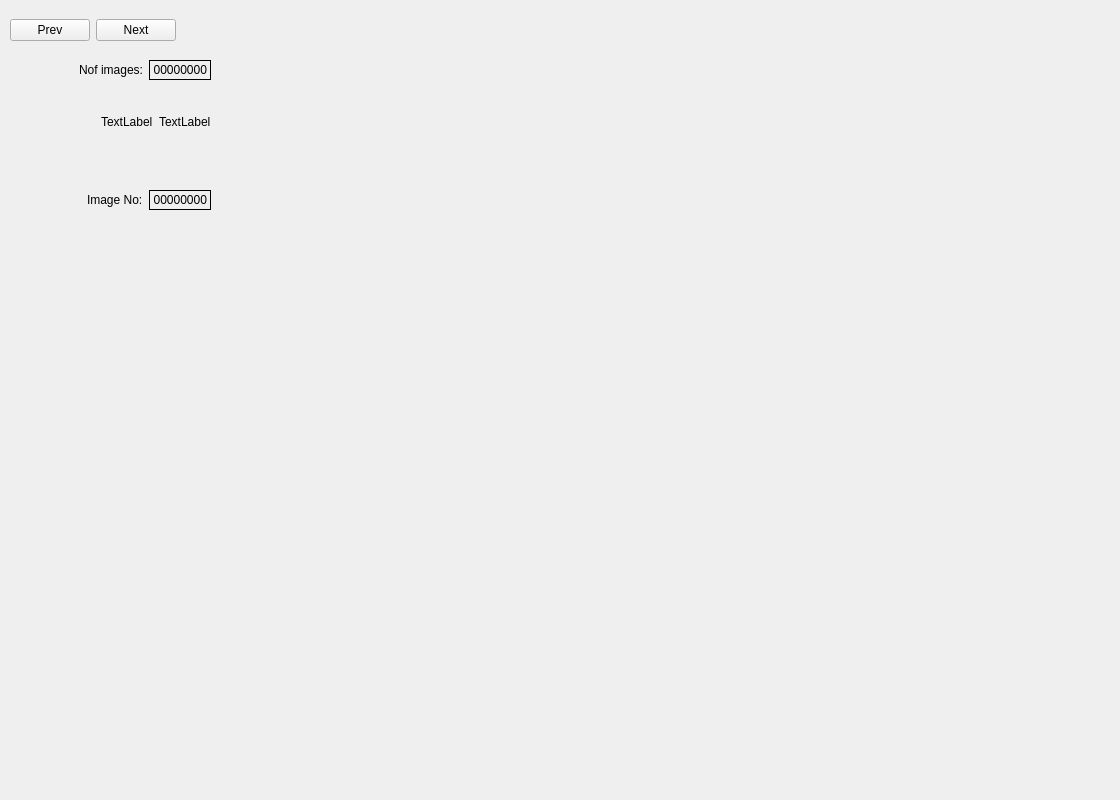
<?xml version="1.0" encoding="UTF-8"?>
<ui version="4.0">
 <class>MainWindow</class>
 <widget class="QWidget" name="MainWindow">
  <property name="geometry">
   <rect>
    <x>0</x>
    <y>0</y>
    <width>1120</width>
    <height>800</height>
   </rect>
  </property>
  <property name="sizePolicy">
   <sizepolicy hsizetype="Fixed" vsizetype="Fixed">
    <horstretch>0</horstretch>
    <verstretch>0</verstretch>
   </sizepolicy>
  </property>
  <property name="minimumSize">
   <size>
    <width>1120</width>
    <height>800</height>
   </size>
  </property>
  <property name="maximumSize">
   <size>
    <width>1120</width>
    <height>800</height>
   </size>
  </property>
  <property name="windowTitle">
   <string notr="true">Papi Camera Viewer</string>
  </property>
  <property name="windowIcon">
   <iconset resource="../resourcefile.qrc">
    <normaloff>:/qtgui/images/default.png</normaloff>:/qtgui/images/default.png</iconset>
  </property>
  <property name="toolTip">
   <string notr="true"/>
  </property>
  <widget class="QWidget" name="dataWidget" native="true">
   <property name="geometry">
    <rect>
     <x>220</x>
     <y>10</y>
     <width>891</width>
     <height>741</height>
    </rect>
   </property>
   <widget class="QLabel" name="m_imageLabel">
    <property name="geometry">
     <rect>
      <x>0</x>
      <y>0</y>
      <width>891</width>
      <height>741</height>
     </rect>
    </property>
    <property name="text">
     <string/>
    </property>
    <property name="scaledContents">
     <bool>true</bool>
    </property>
    <property name="alignment">
     <set>Qt::AlignCenter</set>
    </property>
   </widget>
  </widget>
  <widget class="QWidget" name="control" native="true">
   <property name="geometry">
    <rect>
     <x>10</x>
     <y>10</y>
     <width>201</width>
     <height>781</height>
    </rect>
   </property>
   <widget class="QWidget" name="horizontalLayoutWidget">
    <property name="geometry">
     <rect>
      <x>0</x>
      <y>0</y>
      <width>201</width>
      <height>41</height>
     </rect>
    </property>
    <layout class="QHBoxLayout" name="hl_1">
     <item>
      <widget class="QPushButton" name="m_prevBtn">
       <property name="text">
        <string>Prev</string>
       </property>
       <property name="icon">
        <iconset>
         <normaloff>:/qtgui/images/Play.png</normaloff>:/qtgui/images/Play.png</iconset>
       </property>
      </widget>
     </item>
     <item>
      <widget class="QPushButton" name="m_nextBtn">
       <property name="text">
        <string>Next</string>
       </property>
       <property name="icon">
        <iconset>
         <normaloff>:/qtgui/images/Stop.png</normaloff>:/qtgui/images/Stop.png</iconset>
       </property>
      </widget>
     </item>
     <item>
      <spacer name="hs_13">
       <property name="orientation">
        <enum>Qt::Horizontal</enum>
       </property>
       <property name="sizeHint" stdset="0">
        <size>
         <width>40</width>
         <height>20</height>
        </size>
       </property>
      </spacer>
     </item>
    </layout>
   </widget>
   <widget class="QWidget" name="verticalLayoutWidget">
    <property name="geometry">
     <rect>
      <x>0</x>
      <y>50</y>
      <width>201</width>
      <height>121</height>
     </rect>
    </property>
    <layout class="QVBoxLayout" name="vl_1">
     <item>
      <layout class="QHBoxLayout" name="hl_4">
       <item>
        <spacer name="hs_2">
         <property name="orientation">
          <enum>Qt::Horizontal</enum>
         </property>
         <property name="sizeHint" stdset="0">
          <size>
           <width>40</width>
           <height>20</height>
          </size>
         </property>
        </spacer>
       </item>
       <item>
        <widget class="QLabel" name="lb_nofImages">
         <property name="text">
          <string>Nof images:</string>
         </property>
         <property name="textFormat">
          <enum>Qt::PlainText</enum>
         </property>
         <property name="alignment">
          <set>Qt::AlignRight|Qt::AlignTrailing|Qt::AlignVCenter</set>
         </property>
        </widget>
       </item>
       <item>
        <widget class="QLabel" name="m_nofImages">
         <property name="frameShape">
          <enum>QFrame::Box</enum>
         </property>
         <property name="text">
          <string>00000000</string>
         </property>
         <property name="textFormat">
          <enum>Qt::PlainText</enum>
         </property>
         <property name="alignment">
          <set>Qt::AlignRight|Qt::AlignTrailing|Qt::AlignVCenter</set>
         </property>
        </widget>
       </item>
      </layout>
     </item>
     <item>
      <layout class="QHBoxLayout" name="hl_2">
       <item>
        <spacer name="hs_4">
         <property name="orientation">
          <enum>Qt::Horizontal</enum>
         </property>
         <property name="sizeHint" stdset="0">
          <size>
           <width>40</width>
           <height>20</height>
          </size>
         </property>
        </spacer>
       </item>
       <item>
        <widget class="QLabel" name="label_2">
         <property name="text">
          <string/>
         </property>
        </widget>
       </item>
       <item>
        <widget class="QLabel" name="label">
         <property name="text">
          <string/>
         </property>
        </widget>
       </item>
      </layout>
     </item>
     <item>
      <layout class="QHBoxLayout" name="hl_3">
       <item>
        <spacer name="hs_3">
         <property name="orientation">
          <enum>Qt::Horizontal</enum>
         </property>
         <property name="sizeHint" stdset="0">
          <size>
           <width>40</width>
           <height>20</height>
          </size>
         </property>
        </spacer>
       </item>
       <item>
        <widget class="QLabel" name="label_6">
         <property name="text">
          <string>TextLabel</string>
         </property>
        </widget>
       </item>
       <item>
        <widget class="QLabel" name="label_5">
         <property name="text">
          <string>TextLabel</string>
         </property>
        </widget>
       </item>
      </layout>
     </item>
     <item>
      <spacer name="vl_2">
       <property name="orientation">
        <enum>Qt::Vertical</enum>
       </property>
       <property name="sizeHint" stdset="0">
        <size>
         <width>20</width>
         <height>40</height>
        </size>
       </property>
      </spacer>
     </item>
    </layout>
   </widget>
   <widget class="QWidget" name="verticalLayoutWidget_2">
    <property name="geometry">
     <rect>
      <x>0</x>
      <y>180</y>
      <width>201</width>
      <height>121</height>
     </rect>
    </property>
    <layout class="QVBoxLayout" name="vl_3">
     <item>
      <layout class="QHBoxLayout" name="hl_5">
       <item>
        <spacer name="hs_5">
         <property name="orientation">
          <enum>Qt::Horizontal</enum>
         </property>
         <property name="sizeHint" stdset="0">
          <size>
           <width>40</width>
           <height>20</height>
          </size>
         </property>
        </spacer>
       </item>
       <item>
        <widget class="QLabel" name="lb_imageNo">
         <property name="text">
          <string>Image No:</string>
         </property>
         <property name="textFormat">
          <enum>Qt::PlainText</enum>
         </property>
        </widget>
       </item>
       <item>
        <widget class="QLabel" name="m_imageNo">
         <property name="frameShape">
          <enum>QFrame::Box</enum>
         </property>
         <property name="text">
          <string>00000000</string>
         </property>
         <property name="textFormat">
          <enum>Qt::PlainText</enum>
         </property>
         <property name="alignment">
          <set>Qt::AlignRight|Qt::AlignTrailing|Qt::AlignVCenter</set>
         </property>
        </widget>
       </item>
      </layout>
     </item>
     <item>
      <layout class="QHBoxLayout" name="hl_6">
       <item>
        <spacer name="hs_6">
         <property name="orientation">
          <enum>Qt::Horizontal</enum>
         </property>
         <property name="sizeHint" stdset="0">
          <size>
           <width>40</width>
           <height>20</height>
          </size>
         </property>
        </spacer>
       </item>
       <item>
        <widget class="QLabel" name="label_9">
         <property name="text">
          <string/>
         </property>
        </widget>
       </item>
       <item>
        <widget class="QLabel" name="label_10">
         <property name="text">
          <string/>
         </property>
        </widget>
       </item>
      </layout>
     </item>
     <item>
      <layout class="QHBoxLayout" name="hl_7">
       <item>
        <spacer name="hs_7">
         <property name="orientation">
          <enum>Qt::Horizontal</enum>
         </property>
         <property name="sizeHint" stdset="0">
          <size>
           <width>40</width>
           <height>20</height>
          </size>
         </property>
        </spacer>
       </item>
       <item>
        <widget class="QLabel" name="label_11">
         <property name="text">
          <string/>
         </property>
        </widget>
       </item>
       <item>
        <widget class="QLabel" name="label_12">
         <property name="text">
          <string/>
         </property>
        </widget>
       </item>
      </layout>
     </item>
     <item>
      <spacer name="vl_4">
       <property name="orientation">
        <enum>Qt::Vertical</enum>
       </property>
       <property name="sizeHint" stdset="0">
        <size>
         <width>20</width>
         <height>40</height>
        </size>
       </property>
      </spacer>
     </item>
    </layout>
   </widget>
  </widget>
  <widget class="QWidget" name="horizontalLayoutWidget_4">
   <property name="geometry">
    <rect>
     <x>220</x>
     <y>760</y>
     <width>891</width>
     <height>31</height>
    </rect>
   </property>
   <layout class="QHBoxLayout" name="status">
    <item>
     <widget class="QLabel" name="m_stsLabel">
      <property name="text">
       <string/>
      </property>
      <property name="textFormat">
       <enum>Qt::PlainText</enum>
      </property>
      <property name="alignment">
       <set>Qt::AlignCenter</set>
      </property>
     </widget>
    </item>
   </layout>
  </widget>
 </widget>
 <resources>
  <include location="../resourcefile.qrc"/>
 </resources>
 <connections/>
</ui>
